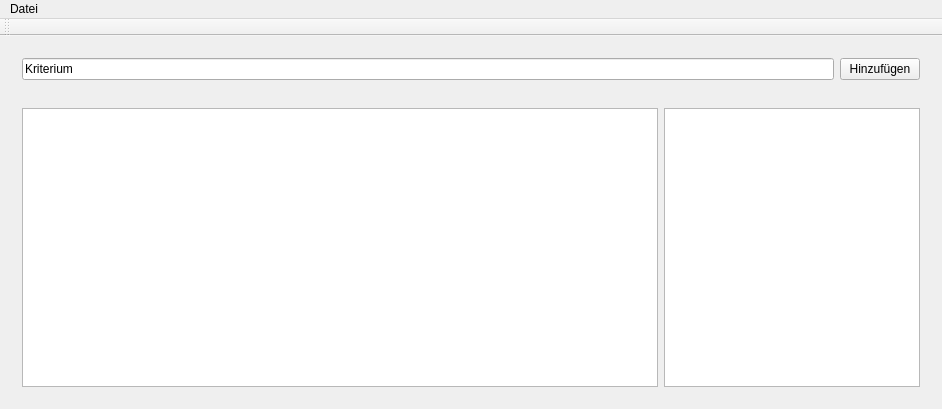
<?xml version="1.0" encoding="UTF-8"?>
<ui version="4.0">
 <class>AHPMainWindow</class>
 <widget class="QMainWindow" name="AHPMainWindow">
  <property name="geometry">
   <rect>
    <x>0</x>
    <y>0</y>
    <width>942</width>
    <height>409</height>
   </rect>
  </property>
  <property name="windowTitle">
   <string>AHP</string>
  </property>
  <widget class="QWidget" name="centralWidget">
   <layout class="QVBoxLayout" name="verticalLayout">
    <property name="spacing">
     <number>0</number>
    </property>
    <property name="leftMargin">
     <number>0</number>
    </property>
    <property name="topMargin">
     <number>0</number>
    </property>
    <property name="rightMargin">
     <number>0</number>
    </property>
    <property name="bottomMargin">
     <number>0</number>
    </property>
    <item>
     <widget class="QWidget" name="mainLayout" native="true">
      <layout class="QVBoxLayout" name="verticalLayout_2">
       <item>
        <widget class="QWidget" name="cAddForm" native="true">
         <layout class="QHBoxLayout" name="horizontalLayout">
          <item>
           <widget class="QLineEdit" name="cAddName">
            <property name="text">
             <string>Kriterium</string>
            </property>
           </widget>
          </item>
          <item>
           <widget class="QPushButton" name="cAddSubmit">
            <property name="text">
             <string>Hinzufügen</string>
            </property>
           </widget>
          </item>
         </layout>
        </widget>
       </item>
       <item>
        <widget class="QWidget" name="cGrid" native="true">
         <layout class="QHBoxLayout" name="horizontalLayout_2">
          <item>
           <widget class="QTableView" name="cTableView"/>
          </item>
          <item>
           <widget class="QListView" name="cValueTable">
            <property name="sizePolicy">
             <sizepolicy hsizetype="Preferred" vsizetype="Expanding">
              <horstretch>0</horstretch>
              <verstretch>0</verstretch>
             </sizepolicy>
            </property>
           </widget>
          </item>
         </layout>
        </widget>
       </item>
      </layout>
     </widget>
    </item>
   </layout>
  </widget>
  <widget class="QMenuBar" name="menuBar">
   <property name="geometry">
    <rect>
     <x>0</x>
     <y>0</y>
     <width>942</width>
     <height>25</height>
    </rect>
   </property>
   <widget class="QMenu" name="menuFile">
    <property name="title">
     <string>Datei</string>
    </property>
    <addaction name="cSaveAction"/>
    <addaction name="cLoadAction"/>
   </widget>
   <addaction name="menuFile"/>
  </widget>
  <widget class="QToolBar" name="toolBar">
   <property name="windowTitle">
    <string>toolBar</string>
   </property>
   <attribute name="toolBarArea">
    <enum>TopToolBarArea</enum>
   </attribute>
   <attribute name="toolBarBreak">
    <bool>false</bool>
   </attribute>
  </widget>
  <action name="cSaveAction">
   <property name="text">
    <string>Speichern</string>
   </property>
  </action>
  <action name="cLoadAction">
   <property name="text">
    <string>Laden</string>
   </property>
  </action>
 </widget>
 <layoutdefault spacing="6" margin="11"/>
 <resources/>
 <connections>
  <connection>
   <sender>cAddSubmit</sender>
   <signal>clicked()</signal>
   <receiver>AHPMainWindow</receiver>
   <slot>cAddSubmitTriggered()</slot>
   <hints>
    <hint type="sourcelabel">
     <x>849</x>
     <y>18</y>
    </hint>
    <hint type="destinationlabel">
     <x>450</x>
     <y>147</y>
    </hint>
   </hints>
  </connection>
  <connection>
   <sender>cSaveAction</sender>
   <signal>triggered()</signal>
   <receiver>AHPMainWindow</receiver>
   <slot>cSaveFile()</slot>
   <hints>
    <hint type="sourcelabel">
     <x>-1</x>
     <y>-1</y>
    </hint>
    <hint type="destinationlabel">
     <x>450</x>
     <y>147</y>
    </hint>
   </hints>
  </connection>
  <connection>
   <sender>cLoadAction</sender>
   <signal>triggered()</signal>
   <receiver>AHPMainWindow</receiver>
   <slot>cLoadFile()</slot>
   <hints>
    <hint type="sourcelabel">
     <x>-1</x>
     <y>-1</y>
    </hint>
    <hint type="destinationlabel">
     <x>450</x>
     <y>147</y>
    </hint>
   </hints>
  </connection>
 </connections>
 <slots>
  <slot>cAddSubmitTriggered()</slot>
  <slot>cSaveFile()</slot>
  <slot>cLoadFile()</slot>
 </slots>
</ui>
